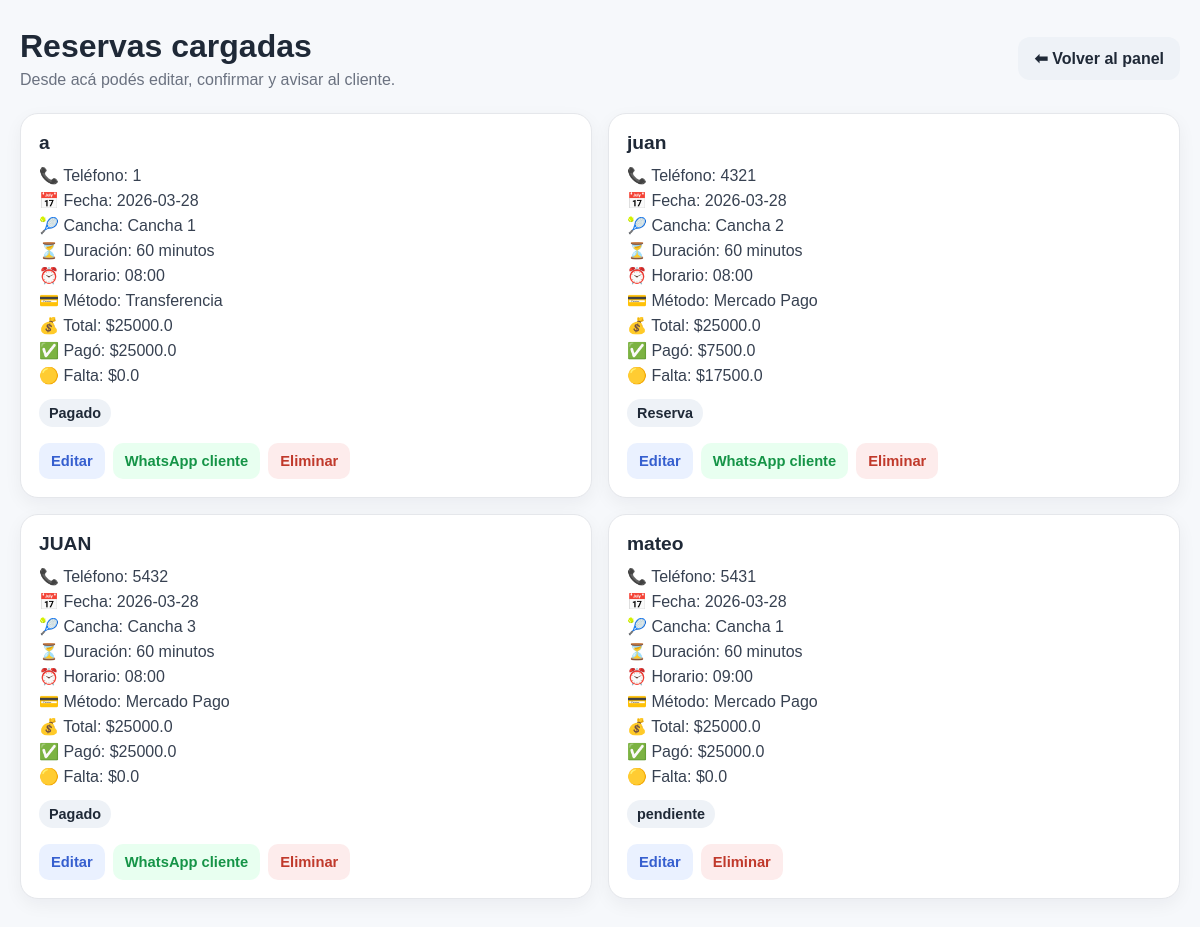
The page /reservas (signed in) on the database as committed earlier.
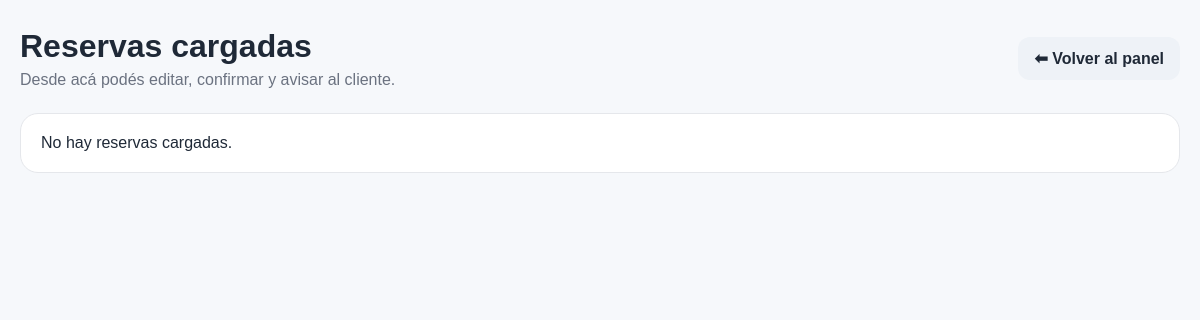
The same page on the database as committed later.
### tables this page shows
CREATE TABLE reservas (
        id INTEGER PRIMARY KEY AUTOINCREMENT,
        nombre TEXT NOT NULL,
        telefono TEXT,
        fecha TEXT NOT NULL,
        cancha TEXT NOT NULL,
        duracion TEXT NOT NULL,
        horario TEXT NOT NULL,
        precio REAL NOT NULL,
        metodo_pago TEXT NOT NULL,
        estado_pago TEXT NOT NULL DEFAULT 'Reserva',
        pagado REAL NOT NULL DEFAULT 0
    );

### app.py (the view)
@app.route("/reservas")
def ver_reservas():
    if not session.get("admin"):
        return redirect("/login")
    conn = sqlite3.connect("/data/padel.db")
    cursor = conn.cursor()
    cursor.execute("""
        SELECT * FROM reservas
        ORDER BY fecha DESC, horario ASC
    """)
    reservas = cursor.fetchall()
    conn.close()
    return render_template("reservas.html", reservas=reservas)

### templates/reservas.html (shortened to what this page needs)
<!DOCTYPE html>
<html lang="es">
<head>
</head>
<body>
    <div class="contenedor">
        <div class="topbar">
            <div>
                <h1>Reservas cargadas</h1>
                <p>Desde acá podés editar, confirmar y avisar al cliente.</p>
            </div>
            <a href="/admin" class="btn-volver">⬅ Volver al panel</a>
        </div>
        {% if reservas %}
        <div class="grid-reservas">
            {% for r in reservas %}
                {% set precio = r[7] %}
                {% set pagado = r[10] %}
                {% set falta = precio - pagado %}
                <div class="card-reserva">
                    <h3>{{ r[1] }}</h3>
                    <div class="dato">📞 Teléfono: {{ r[2] or '-' }}</div>
                    <div class="dato">📅 Fecha: {{ r[3] }}</div>
                    <div class="dato">🎾 Cancha: {{ r[4] }}</div>
                    <div class="dato">⏳ Duración: {{ r[5] }}</div>
                    <div class="dato">⏰ Horario: {{ r[6] }}</div>
                    <div class="dato">💳 Método: {{ r[8] }}</div>
                    <div class="dato">💰 Total: ${{ precio }}</div>
                    <div class="dato">✅ Pagó: ${{ pagado }}</div>
                    <div class="dato">🟡 Falta: ${{ falta }}</div>
                    <div class="estado">{{ r[9] }}</div>
                    <div class="acciones">
                        <a href="/editar/{{ r[0] }}" class="btn btn-editar">Editar</a>
                        {% if r[2] and r[9] in ["Reserva", "Pagado"] %}
                        <a href="https://wa.me/{{ r[2] }}?text=Reserva%20confirmada%0AFecha:%20{{ r[3] }}%0ACancha:%20{{ r[4] }}%0AHorario:%20{{ r[6] }}%0ADuracion:%20{{ r[5] }}%0AEstado:%20{{ r[9] }}"
                           target="_blank"
                           class="btn btn-whatsapp">
                           WhatsApp cliente
                        </a>
                        {% endif %}
                        <a href="/eliminar/{{ r[0] }}"
                           onclick="return confirm('¿Seguro que querés eliminar esta reserva?')"
                           class="btn btn-eliminar">
                           Eliminar
                        </a>
                    </div>
                </div>
            {% endfor %}
        </div>
        {% else %}
            <div class="vacio">No hay reservas cargadas.</div>
        {% endif %}
    </div>
</body>
</html>

### templates/reservas.html (style rules this page uses)
body { margin: 0; font-family: Arial, sans-serif; background: #f6f8fb; color: #1f2937; }
.contenedor { max-width: 1200px; margin: 0 auto; padding: 28px 20px 40px; }
.topbar { display: flex; justify-content: space-between; align-items: center; gap: 16px; margin-bottom: 24px; }
.topbar h1 { margin: 0; font-size: 2rem; }
.topbar p { margin: 6px 0 0; color: #6b7280; }
.btn-volver { text-decoration: none; background: #eef2f7; color: #1f2937; padding: 12px 16px; border-radius: 12px; font-weight: 700; display: inline-block; }
.vacio { background: #fff; border: 1px solid #e5e7eb; border-radius: 18px; padding: 20px; }

Rows that differ between the two databases and show on the page:
removed reservas: nombre "a", telefono "1", fecha "2026-03-28", cancha "Cancha 1", duracion "60 minutos", horario "08:00", metodo_pago "Transferencia", precio "25000.0", pagado "25000.0", falta "0.0", estado_pago "Pagado"
removed reservas: nombre "juan", telefono "4321", fecha "2026-03-28", cancha "Cancha 2", duracion "60 minutos", horario "08:00", metodo_pago "Mercado Pago", precio "25000.0", pagado "7500.0", falta "17500.0", estado_pago "Reserva"
removed reservas: nombre "JUAN", telefono "5432", fecha "2026-03-28", cancha "Cancha 3", duracion "60 minutos", horario "08:00", metodo_pago "Mercado Pago", precio "25000.0", pagado "25000.0", falta "0.0", estado_pago "Pagado"
removed reservas: nombre "mateo", telefono "5431", fecha "2026-03-28", cancha "Cancha 1", duracion "60 minutos", horario "09:00", metodo_pago "Mercado Pago", precio "25000.0", pagado "25000.0", falta "0.0", estado_pago "pendiente"
Other text that changed with them:
text now shown: "No hay reservas cargadas."
